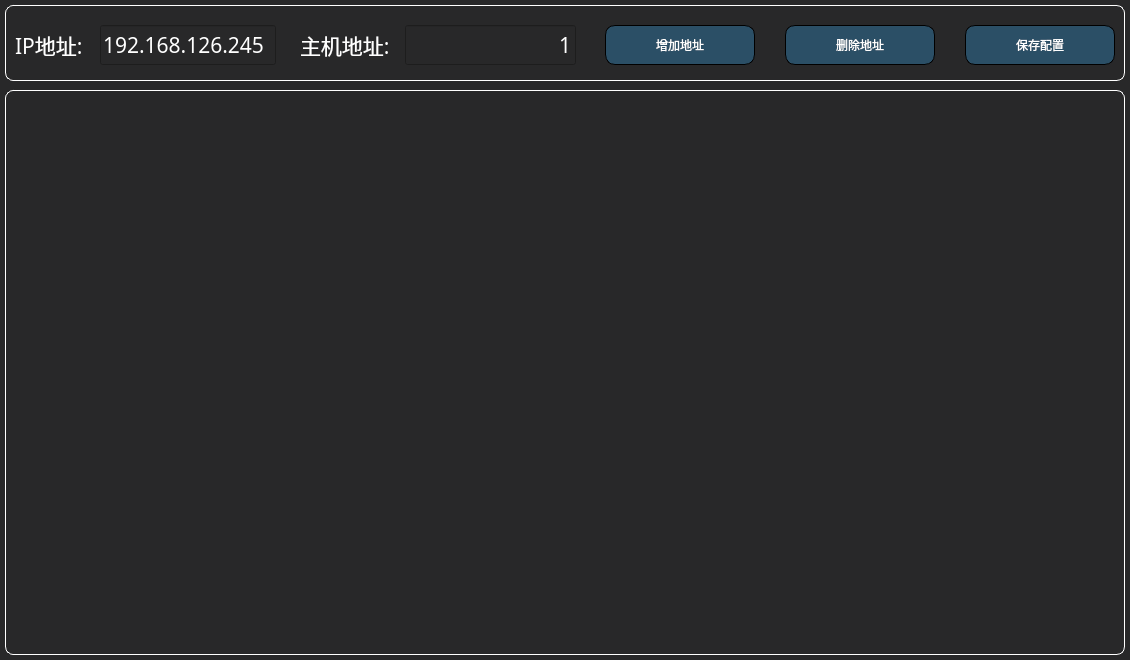
<?xml version="1.0" encoding="UTF-8"?>
<ui version="4.0">
 <class>ConfHost</class>
 <widget class="QWidget" name="ConfHost">
  <property name="geometry">
   <rect>
    <x>0</x>
    <y>0</y>
    <width>1130</width>
    <height>660</height>
   </rect>
  </property>
  <property name="windowTitle">
   <string>Form</string>
  </property>
  <property name="styleSheet">
   <string notr="true">QWidget{
color: rgb(255, 255,255);
background-color: rgb(40, 40, 41);
}
QToolButton{
font: 18pt &quot;楷体&quot;;
color: rgb(255, 255, 255);
border:1px solid;
border-radius:10px;
border-color: rgb(0, 0, 0);
background-color: rgb(43, 79, 102);
}

QPushButton{
font: 14pt &quot;楷体&quot;;
width: 50px;
height:35px;
border:2px solid;
border-radius:8px;
color: rgb(255, 255, 255);
border-color: rgb(0, 170, 127);

}
QPushButton:pressed{
font: 13pt &quot;楷体&quot;;
border-color: rgb(0, 170, 127);
}

QGroupBox{
font: 14pt &quot;楷体&quot;;
border: 1px solid white;
border-radius:8px;
margin-top:10px;
}
QGroupBox:title{
color:white;
subcontrol-origin: margin;
left: 5px;
}
QLabel{
font: 16pt &quot;楷体&quot;;
color: rgb(255, 255, 255);
}
QLineEdit{
font: 16pt &quot;楷体&quot;;
color: rgb(255, 255, 255);
}</string>
  </property>
  <widget class="QGroupBox" name="groupBox">
   <property name="geometry">
    <rect>
     <x>5</x>
     <y>80</y>
     <width>1120</width>
     <height>575</height>
    </rect>
   </property>
   <property name="styleSheet">
    <string notr="true">QGroupBox{
font: 14pt &quot;文泉驿等宽微米黑&quot;;
border: 1px solid white;
border-radius:8px;
margin-top:10px;
}
QGroupBox:title{
color:white;
subcontrol-origin: margin;
left: 5px;
}
</string>
   </property>
   <property name="title">
    <string/>
   </property>
   <widget class="QTableWidget" name="tableWidget">
    <property name="geometry">
     <rect>
      <x>5</x>
      <y>25</y>
      <width>1105</width>
      <height>541</height>
     </rect>
    </property>
    <property name="focusPolicy">
     <enum>Qt::NoFocus</enum>
    </property>
    <property name="contextMenuPolicy">
     <enum>Qt::NoContextMenu</enum>
    </property>
    <property name="styleSheet">
     <string notr="true">QTableWidget{
font: 13pt &quot;楷体&quot; rgb(255, 255, 255);
border:1px none;
background-color: rgb(43, 79, 102);
gridline-color: rgb(0, 0, 0);
background-color: rgb(40, 40, 41);
}
QCheckBox{
spacing: 10px;
}

QCheckBox::indicator{
width:40px;
height:30px;
margin-left:20px;
image: url(:/Image/uncheck.png);
}

QCheckBox::indicator::unchecked {
image: url(:/Image/uncheck.png);
}
QCheckBox::indicator::checked {
image: url(:/Image/checked.png);
}</string>
    </property>
   </widget>
  </widget>
  <widget class="QGroupBox" name="groupBox_2">
   <property name="geometry">
    <rect>
     <x>5</x>
     <y>-5</y>
     <width>1120</width>
     <height>86</height>
    </rect>
   </property>
   <property name="styleSheet">
    <string notr="true">QGroupBox{
font: 14pt &quot;文泉驿等宽微米黑&quot;;
border: 1px solid white;
border-radius:8px;
margin-top:10px;
}
QGroupBox:title{
color:white;
subcontrol-origin: margin;
left: 5px;
}
QComboBox {
	border:1px solid  rgb(53, 156, 212);
	color: rgb(255, 255, 255);
	font: 12pt &quot;文泉驿等宽微米黑&quot;;
   background-color: rgb(0, 50, 105);
}

QComboBox::item {	
	font: 12pt &quot;文泉驿等宽微米黑&quot;;
	color: rgb(255, 255, 255);
    background-color: rgb(0, 50, 105);
	selection-background-color: rgb(0, 170, 255);
}
</string>
   </property>
   <property name="title">
    <string/>
   </property>
   <widget class="QLabel" name="label_2">
    <property name="geometry">
     <rect>
      <x>10</x>
      <y>30</y>
      <width>81</width>
      <height>40</height>
     </rect>
    </property>
    <property name="font">
     <font>
      <family>楷体</family>
      <pointsize>16</pointsize>
      <weight>50</weight>
      <italic>false</italic>
      <bold>false</bold>
     </font>
    </property>
    <property name="text">
     <string>IP地址:</string>
    </property>
   </widget>
   <widget class="QToolButton" name="tBtnAdd">
    <property name="geometry">
     <rect>
      <x>600</x>
      <y>30</y>
      <width>150</width>
      <height>40</height>
     </rect>
    </property>
    <property name="text">
     <string>增加地址</string>
    </property>
    <property name="icon">
     <iconset resource="../MainPage/image.qrc">
      <normaloff>:/Image/addDev.png</normaloff>:/Image/addDev.png</iconset>
    </property>
    <property name="iconSize">
     <size>
      <width>30</width>
      <height>30</height>
     </size>
    </property>
    <property name="toolButtonStyle">
     <enum>Qt::ToolButtonTextBesideIcon</enum>
    </property>
   </widget>
   <widget class="QToolButton" name="tBtnDel">
    <property name="geometry">
     <rect>
      <x>780</x>
      <y>30</y>
      <width>150</width>
      <height>40</height>
     </rect>
    </property>
    <property name="text">
     <string>删除地址</string>
    </property>
    <property name="icon">
     <iconset resource="../MainPage/image.qrc">
      <normaloff>:/Image/delDev.png</normaloff>:/Image/delDev.png</iconset>
    </property>
    <property name="iconSize">
     <size>
      <width>30</width>
      <height>30</height>
     </size>
    </property>
    <property name="toolButtonStyle">
     <enum>Qt::ToolButtonTextBesideIcon</enum>
    </property>
   </widget>
   <widget class="QLineEdit" name="lEditHostIP">
    <property name="geometry">
     <rect>
      <x>95</x>
      <y>30</y>
      <width>176</width>
      <height>40</height>
     </rect>
    </property>
    <property name="font">
     <font>
      <family>楷体</family>
      <pointsize>16</pointsize>
      <weight>50</weight>
      <italic>false</italic>
      <bold>false</bold>
     </font>
    </property>
    <property name="inputMask">
     <string>000.000.000.000</string>
    </property>
    <property name="text">
     <string>192.168.126.245</string>
    </property>
   </widget>
   <widget class="QToolButton" name="tBtnSave">
    <property name="geometry">
     <rect>
      <x>960</x>
      <y>30</y>
      <width>150</width>
      <height>40</height>
     </rect>
    </property>
    <property name="text">
     <string>保存配置</string>
    </property>
    <property name="icon">
     <iconset resource="../MainPage/image.qrc">
      <normaloff>:/Image/saveConf.png</normaloff>:/Image/saveConf.png</iconset>
    </property>
    <property name="iconSize">
     <size>
      <width>30</width>
      <height>30</height>
     </size>
    </property>
    <property name="toolButtonStyle">
     <enum>Qt::ToolButtonTextBesideIcon</enum>
    </property>
   </widget>
   <widget class="QLabel" name="label_4">
    <property name="geometry">
     <rect>
      <x>295</x>
      <y>30</y>
      <width>106</width>
      <height>40</height>
     </rect>
    </property>
    <property name="font">
     <font>
      <family>楷体</family>
      <pointsize>16</pointsize>
      <weight>50</weight>
      <italic>false</italic>
      <bold>false</bold>
     </font>
    </property>
    <property name="text">
     <string>主机地址:</string>
    </property>
   </widget>
   <widget class="QLineEdit" name="lEditHostAddress">
    <property name="geometry">
     <rect>
      <x>400</x>
      <y>30</y>
      <width>171</width>
      <height>40</height>
     </rect>
    </property>
    <property name="font">
     <font>
      <family>楷体</family>
      <pointsize>16</pointsize>
      <weight>50</weight>
      <italic>false</italic>
      <bold>false</bold>
     </font>
    </property>
    <property name="text">
     <string>1</string>
    </property>
    <property name="alignment">
     <set>Qt::AlignRight|Qt::AlignTrailing|Qt::AlignVCenter</set>
    </property>
    <property name="placeholderText">
     <string>监控主机的地址</string>
    </property>
   </widget>
  </widget>
 </widget>
 <resources>
  <include location="../MainPage/image.qrc"/>
 </resources>
 <connections/>
</ui>
